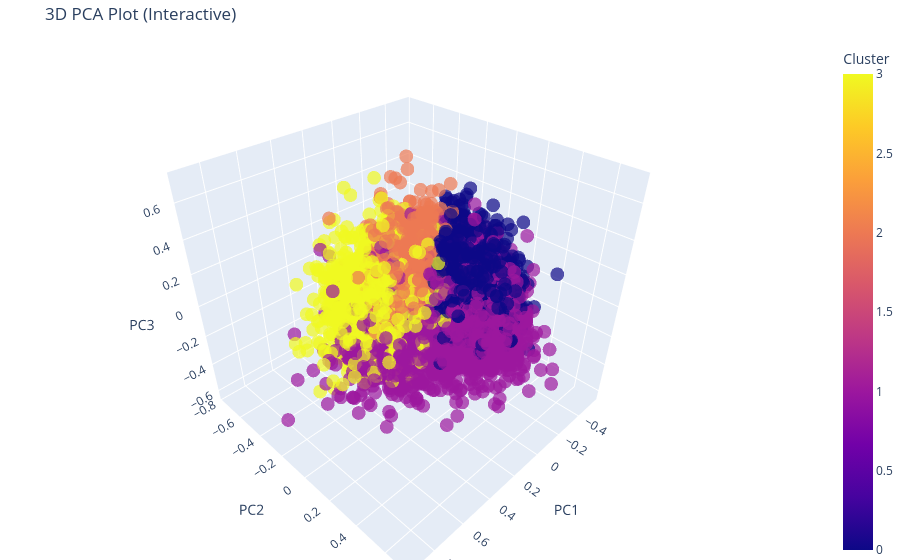

Write notebook code for a chart like this one.
### Code cell
fig = px.scatter_3d(
    pca_df, 
    x='PC1', 
    y='PC2', 
    z='PC3',
    color='Cluster',
    title='3D PCA Plot (Interactive)',
    opacity=0.7,
    size_max=5
)

# Update layout for a cleaner look
fig.update_layout(margin=dict(l=0, r=0, b=0, t=40))
fig.show()

### Figure 1 — Plotly figure (JSON) as saved in the notebook; plotly's stock layout.template omitted (floating-point values rounded to 4 significant figures; data arrays with more than 128 entries replaced by an {"elided": "..."} marker saying what was removed)
{"data": [{"hovertemplate": "PC1=%{x}<br>PC2=%{y}<br>PC3=%{z}<br>Cluster=%{marker.color}<extra></extra>", "legendgroup": "", "marker": {"color": {"elided": "11024 int values"}, "coloraxis": "coloraxis", "opacity": 0.7, "symbol": "circle"}, "mode": "markers", "name": "", "scene": "scene", "showlegend": false, "type": "scatter3d", "x": {"elided": "11024 float values"}, "y": {"elided": "11024 float values"}, "z": {"elided": "11024 float values"}}], "layout": {"coloraxis": {"colorbar": {"title": {"text": "Cluster"}}, "colorscale": [[0, "#0d0887"], [0.1111, "#46039f"], [0.2222, "#7201a8"], [0.3333, "#9c179e"], [0.4444, "#bd3786"], [0.5556, "#d8576b"], [0.6667, "#ed7953"], [0.7778, "#fb9f3a"], [0.8889, "#fdca26"], [1, "#f0f921"]]}, "legend": {"tracegroupgap": 0}, "margin": {"b": 0, "l": 0, "r": 0, "t": 40}, "scene": {"domain": {"x": [0, 1], "y": [0, 1]}, "xaxis": {"title": {"text": "PC1"}}, "yaxis": {"title": {"text": "PC2"}}, "zaxis": {"title": {"text": "PC3"}}}, "title": {"text": "3D PCA Plot (Interactive)"}}}
